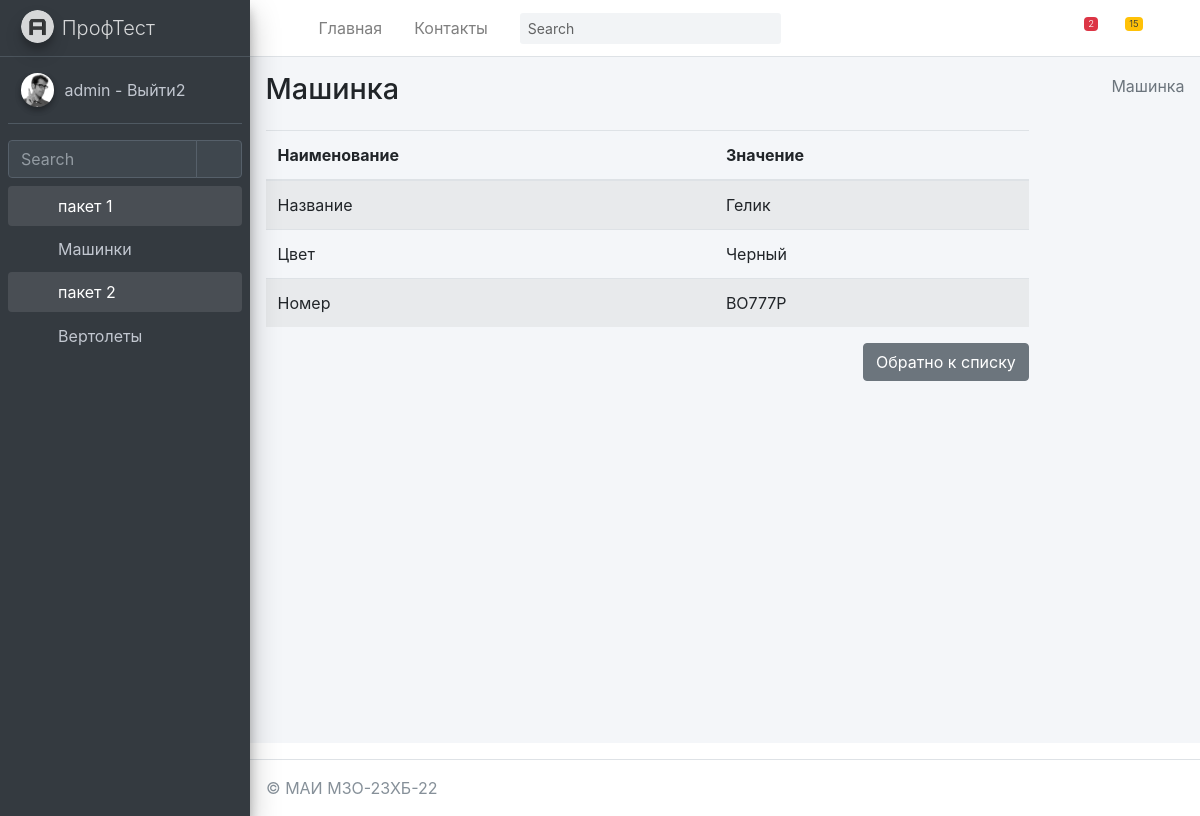
Screenshot of /car/mycar/detail/1/ (signed in) with the database file from the repository.
### mysite/car/models.py (models this page shows, shortened)
class Forlog(models.Model):
    created_at = models.DateTimeField(auto_now_add=True,  verbose_name='Создано')
    updated_at = models.DateTimeField(auto_now=True, verbose_name='Обновлено')
    edesc = models.TextField(blank=True, null=True, verbose_name='Комментарий')
    erem = models.BooleanField(default=False, verbose_name='Удалить?')
    class Meta:
        abstract = True

class MyCar(Forlog):
    name = models.CharField(max_length=255, blank=False, null= False, default="Машинка", verbose_name="Название")
    color = models.CharField(max_length=255, blank=False, null = False, default="Черный", verbose_name="Цвет")
    nomb = models.CharField(max_length=255, blank=False, null = False, default="TO123P", verbose_name="Номер")
    class Meta:
        verbose_name = 'Машинка'
        verbose_name_plural = 'Машинки'
        ordering = ['id']
    def get_fields(self):
        return [(field.name, field.value_to_string(self)) for field in MyCar._meta.fields]

### mysite/car/views.py (the view)
# urls.py: path('mycar/detail/<int:pk>/', MyCarDetail.as_view(), name='MyCarDetail'),
@method_decorator(login_required(login_url='/login/'), name='dispatch')
class MyCarDetail(DetailView):
	model = MyCar
	context_object_name = 'mycar_one'
	success_url = '/car/mycar/'
	def get_context_data(self, *, object_list=None, **kwargs):
		context = super(MyCarDetail,self).get_context_data(**kwargs)
		context['sometry'] = self.model._meta.verbose_name
		context['slovar'] = {'name','color'}
		context['secslovar'] = {'nomb'}
		context['hidenslovar'] = {'id'}
		context['dopslovar'] = {'updated_at','erem','edesc','created_at'}
		context['model'] = self.model
		return context

### mysite/car/templatetags/car_tags.py (called while the page is built)
@register.filter(name='nonefortext')
def nonefortext(fieldvalue):
    return fieldvalue if fieldvalue and fieldvalue != "NULL" and fieldvalue != "None" and fieldvalue != ""  else "Не указано"

@register.simple_tag
def field_name(value, field):
    if hasattr(value, 'model'):
        value = value.model
    return value._meta.get_field(field).verbose_name

@register.simple_tag
def my_comeback():
    return "Обратно к списку"

### mysite/car/templates/car/mycar_detail.html
{% extends 'car/base.html' %}
{% load car_tags %}
{% block content %}
    <div class="content-wrapper">
    {% block sidebar %}
        {% include 'car/includes/_breadcrumb.html' %}
    {% endblock %}
        <section class="content">
            <div class="col-md-10">
                <table class="table table-striped">
                    <thead>
                    <tr>
                        <th scope="col">Наименование</th>
                        <th scope="col">Значение</th>
                    </tr>
                    </thead>
                    <tbody>
                    {% for name, value in mycar_one.get_fields %}
                        {% if name in slovar %}
                            <tr>
                                <td>
                                    {% field_name mycar_one name %}
                                </td>
                                <td>
                                    {{ value |  nonefortext }}
                                </td>
                            </tr>
                        {% endif %}
                     {% if name in secslovar %}
                            <tr>
                                <td>
                                    {% field_name mycar_one name %}
                                </td>
                                <td>
                                    {{ value |  nonefortext }}
                                </td>
                            </tr>
                        {% endif %}
                    {% endfor %}
                    </tbody>
                </table>
            <a href="{% url 'car:MyCar' %}" class="btn btn-secondary float-right">
                {% my_comeback %}</a>
            </div>
        </section>
    </div>
{% endblock content %}

### mysite/templates/includes/full_sidebar.html
<aside class="main-sidebar sidebar-dark-primary elevation-4">
    <a href="/" class="brand-link">
        <img src="{{ ASSETS_ROOT }}/img/AdminLTELogo.png" alt="AdminLTE Logo" class="brand-image img-circle elevation-3"
             style="opacity: .8">
        <span class="brand-text font-weight-light">ПрофТест</span>
    </a>
    <div class="sidebar">
        <div class="user-panel mt-3 pb-3 mb-3 d-flex">
            <div class="image">
                <img src="{{ ASSETS_ROOT }}/img/user2-160x160.jpg" class="img-circle elevation-2" alt="User Image">
            </div>
            <div class="info">
                <a href="{% url 'logout' %}" class="d-block">
                    {{ request.user.username }} - Выйти2
                </a>
            </div>
        </div>
        <div class="form-inline">
            <div class="input-group" data-widget="sidebar-search">
                <input class="form-control form-control-sidebar" type="search" placeholder="Search" aria-label="Search">
                <div class="input-group-append">
                    <button class="btn btn-sidebar">
                        <i class="fas fa-search fa-fw"></i>
                    </button>
                </div>
            </div>
        </div>
        <nav class="mt-2">
            <ul class="nav nav-pills nav-sidebar flex-column" data-widget="treeview" role="menu" data-accordion="false">
                {% for item1 in SIDEBAR %}
                    <li class="nav-item {% if 'children' in item1 %} has-treeview menu-is-opening menu-open {% endif %}">
                    <a href="{% if 'children' in item1 %}#{% else %}{{ item1.url }}{% endif %}" class="nav-link">
                        <i class="nav-icon fas fa-circle {{ item1.color }}"></i>
                        <p>
                            {{ item1.name }}
                            {% if 'children' in item1 %}<i class="right fas fa-angle-left"></i>{% endif %}
                        </p>
                    </a>
                    <ul class="nav nav-treeview">
                    {% if 'children' in item1 %}
                        {% for item2 in item1.children %}
                            <li class="nav-item">
                                <a href="{{ item2.url }}" class="nav-link">
                                    <i class="far fa-circle nav-icon"></i>
                                    <p>{{ item2.name }}</p>
                                </a>
                            </li>
                        {% endfor %}
                    {% endif %}
                    </ul>
                    </li>
                {% endfor %}
            </ul>
        </nav>
    </div>
</aside>

### rows the page displays
MyCar: name "Гелик" "Черный", nomb "BO777P"

### other values shown
{{ request.user.username }} "admin"
{{ item1.name }} "пакет 1" "пакет 2"
{{ item2.name }} "Машинки" "Вертолеты"
{{ sometry }} "Машинка"
